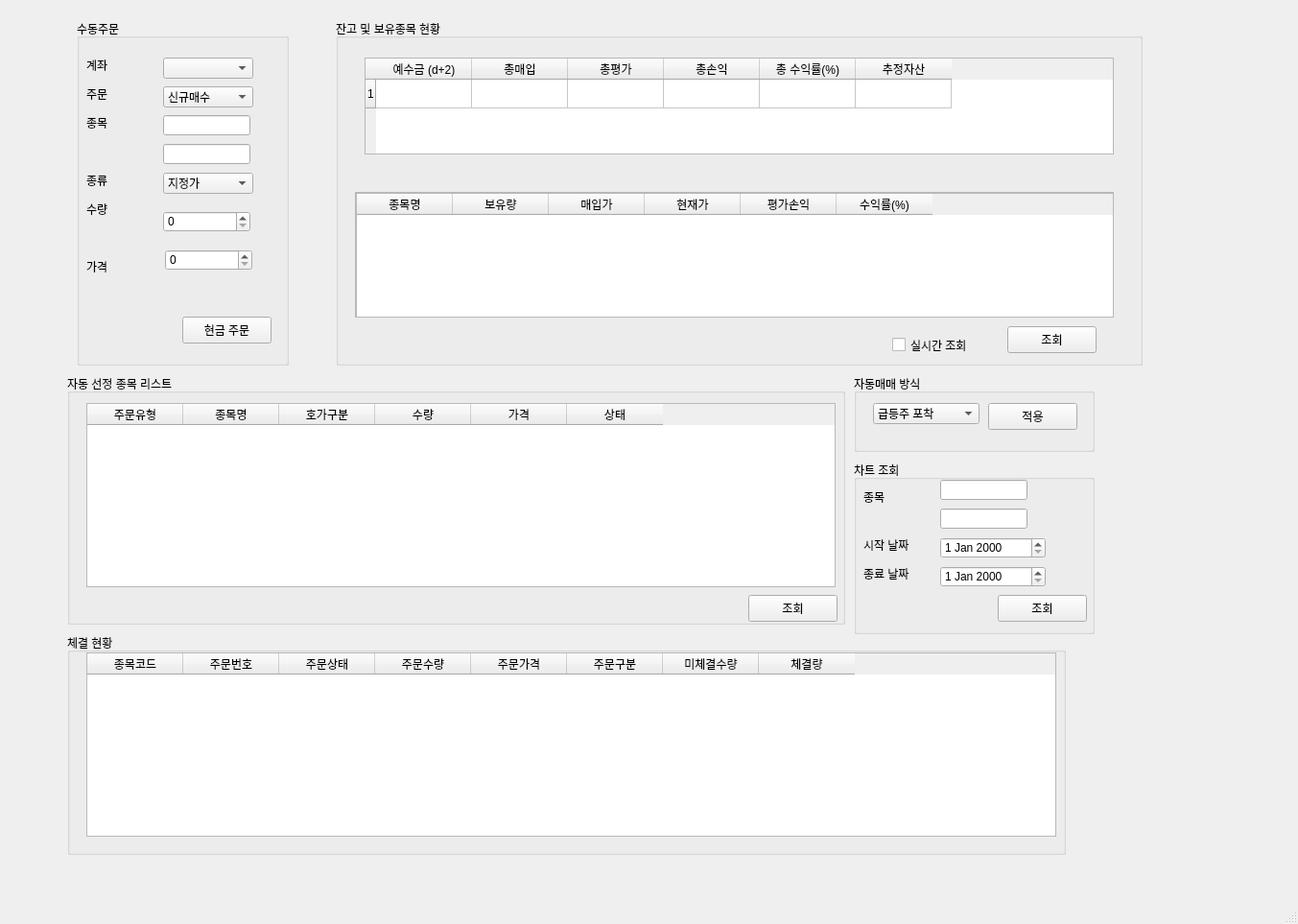
<?xml version="1.0" encoding="UTF-8"?>
<ui version="4.0">
 <class>MainWindow</class>
 <widget class="QMainWindow" name="MainWindow">
  <property name="geometry">
   <rect>
    <x>0</x>
    <y>0</y>
    <width>1353</width>
    <height>963</height>
   </rect>
  </property>
  <property name="windowTitle">
   <string>Trader</string>
  </property>
  <widget class="QWidget" name="centralwidget">
   <widget class="QGroupBox" name="groupBox">
    <property name="geometry">
     <rect>
      <x>80</x>
      <y>20</y>
      <width>221</width>
      <height>361</height>
     </rect>
    </property>
    <property name="title">
     <string>수동주문</string>
    </property>
    <widget class="QLabel" name="label">
     <property name="geometry">
      <rect>
       <x>10</x>
       <y>40</y>
       <width>64</width>
       <height>15</height>
      </rect>
     </property>
     <property name="text">
      <string>계좌</string>
     </property>
    </widget>
    <widget class="QLabel" name="label_2">
     <property name="geometry">
      <rect>
       <x>10</x>
       <y>70</y>
       <width>64</width>
       <height>15</height>
      </rect>
     </property>
     <property name="text">
      <string>주문</string>
     </property>
    </widget>
    <widget class="QLabel" name="label_3">
     <property name="geometry">
      <rect>
       <x>10</x>
       <y>100</y>
       <width>64</width>
       <height>15</height>
      </rect>
     </property>
     <property name="text">
      <string>종목</string>
     </property>
    </widget>
    <widget class="QLabel" name="label_4">
     <property name="geometry">
      <rect>
       <x>10</x>
       <y>160</y>
       <width>64</width>
       <height>15</height>
      </rect>
     </property>
     <property name="text">
      <string>종류</string>
     </property>
    </widget>
    <widget class="QLabel" name="label_5">
     <property name="geometry">
      <rect>
       <x>10</x>
       <y>190</y>
       <width>64</width>
       <height>15</height>
      </rect>
     </property>
     <property name="text">
      <string>수량</string>
     </property>
    </widget>
    <widget class="QLabel" name="label_6">
     <property name="geometry">
      <rect>
       <x>10</x>
       <y>250</y>
       <width>64</width>
       <height>15</height>
      </rect>
     </property>
     <property name="text">
      <string>가격</string>
     </property>
    </widget>
    <widget class="QComboBox" name="comboBox">
     <property name="geometry">
      <rect>
       <x>90</x>
       <y>40</y>
       <width>94</width>
       <height>22</height>
      </rect>
     </property>
    </widget>
    <widget class="QComboBox" name="comboBox_2">
     <property name="geometry">
      <rect>
       <x>90</x>
       <y>70</y>
       <width>94</width>
       <height>22</height>
      </rect>
     </property>
     <item>
      <property name="text">
       <string>신규매수</string>
      </property>
     </item>
     <item>
      <property name="text">
       <string>신규매도</string>
      </property>
     </item>
     <item>
      <property name="text">
       <string>매수취소</string>
      </property>
     </item>
     <item>
      <property name="text">
       <string>매도취소</string>
      </property>
     </item>
    </widget>
    <widget class="QComboBox" name="comboBox_3">
     <property name="geometry">
      <rect>
       <x>90</x>
       <y>160</y>
       <width>94</width>
       <height>22</height>
      </rect>
     </property>
     <item>
      <property name="text">
       <string>지정가</string>
      </property>
     </item>
     <item>
      <property name="text">
       <string>시장가</string>
      </property>
     </item>
    </widget>
    <widget class="QLineEdit" name="lineEdit">
     <property name="geometry">
      <rect>
       <x>90</x>
       <y>100</y>
       <width>91</width>
       <height>21</height>
      </rect>
     </property>
    </widget>
    <widget class="QLineEdit" name="lineEdit_2">
     <property name="geometry">
      <rect>
       <x>90</x>
       <y>130</y>
       <width>91</width>
       <height>21</height>
      </rect>
     </property>
    </widget>
    <widget class="QSpinBox" name="spinBox">
     <property name="geometry">
      <rect>
       <x>90</x>
       <y>200</y>
       <width>91</width>
       <height>22</height>
      </rect>
     </property>
     <property name="maximum">
      <number>100</number>
     </property>
    </widget>
    <widget class="QSpinBox" name="spinBox_2">
     <property name="geometry">
      <rect>
       <x>92</x>
       <y>240</y>
       <width>91</width>
       <height>22</height>
      </rect>
     </property>
     <property name="maximum">
      <number>100000</number>
     </property>
    </widget>
    <widget class="QPushButton" name="pushButton">
     <property name="geometry">
      <rect>
       <x>110</x>
       <y>310</y>
       <width>93</width>
       <height>28</height>
      </rect>
     </property>
     <property name="text">
      <string>현금 주문</string>
     </property>
    </widget>
   </widget>
   <widget class="QGroupBox" name="groupBox_2">
    <property name="geometry">
     <rect>
      <x>350</x>
      <y>20</y>
      <width>841</width>
      <height>361</height>
     </rect>
    </property>
    <property name="title">
     <string>잔고 및 보유종목 현황</string>
    </property>
    <widget class="QTableWidget" name="tableWidget">
     <property name="geometry">
      <rect>
       <x>30</x>
       <y>40</y>
       <width>781</width>
       <height>101</height>
      </rect>
     </property>
     <property name="rowCount">
      <number>1</number>
     </property>
     <row/>
     <column>
      <property name="text">
       <string>예수금 (d+2)</string>
      </property>
     </column>
     <column>
      <property name="text">
       <string>총매입</string>
      </property>
     </column>
     <column>
      <property name="text">
       <string>총평가</string>
      </property>
     </column>
     <column>
      <property name="text">
       <string>총손익</string>
      </property>
     </column>
     <column>
      <property name="text">
       <string>총 수익률(%)</string>
      </property>
     </column>
     <column>
      <property name="text">
       <string>추정자산</string>
      </property>
     </column>
    </widget>
    <widget class="QCheckBox" name="checkBox">
     <property name="geometry">
      <rect>
       <x>580</x>
       <y>330</y>
       <width>111</width>
       <height>19</height>
      </rect>
     </property>
     <property name="text">
      <string>실시간 조회</string>
     </property>
    </widget>
    <widget class="QPushButton" name="pushButton_2">
     <property name="geometry">
      <rect>
       <x>700</x>
       <y>320</y>
       <width>93</width>
       <height>28</height>
      </rect>
     </property>
     <property name="text">
      <string>조회</string>
     </property>
    </widget>
    <widget class="QScrollArea" name="scrollArea">
     <property name="geometry">
      <rect>
       <x>20</x>
       <y>180</y>
       <width>791</width>
       <height>131</height>
      </rect>
     </property>
     <property name="widgetResizable">
      <bool>true</bool>
     </property>
     <widget class="QWidget" name="scrollAreaWidgetContents">
      <property name="geometry">
       <rect>
        <x>0</x>
        <y>0</y>
        <width>789</width>
        <height>129</height>
       </rect>
      </property>
      <widget class="QTableWidget" name="tableWidget_2">
       <property name="geometry">
        <rect>
         <x>0</x>
         <y>0</y>
         <width>791</width>
         <height>141</height>
        </rect>
       </property>
       <property name="layoutDirection">
        <enum>Qt::LeftToRight</enum>
       </property>
       <column>
        <property name="text">
         <string>종목명</string>
        </property>
       </column>
       <column>
        <property name="text">
         <string>보유량</string>
        </property>
       </column>
       <column>
        <property name="text">
         <string>매입가</string>
        </property>
       </column>
       <column>
        <property name="text">
         <string>현재가</string>
        </property>
       </column>
       <column>
        <property name="text">
         <string>평가손익</string>
        </property>
       </column>
       <column>
        <property name="text">
         <string>수익률(%)</string>
        </property>
       </column>
      </widget>
     </widget>
    </widget>
   </widget>
   <widget class="QGroupBox" name="groupBox_3">
    <property name="geometry">
     <rect>
      <x>70</x>
      <y>390</y>
      <width>811</width>
      <height>261</height>
     </rect>
    </property>
    <property name="title">
     <string>자동 선정 종목 리스트</string>
    </property>
    <widget class="QTableWidget" name="tableWidget_3">
     <property name="geometry">
      <rect>
       <x>20</x>
       <y>30</y>
       <width>781</width>
       <height>192</height>
      </rect>
     </property>
     <column>
      <property name="text">
       <string>주문유형</string>
      </property>
     </column>
     <column>
      <property name="text">
       <string>종목명</string>
      </property>
     </column>
     <column>
      <property name="text">
       <string>호가구분</string>
      </property>
     </column>
     <column>
      <property name="text">
       <string>수량</string>
      </property>
     </column>
     <column>
      <property name="text">
       <string>가격</string>
      </property>
     </column>
     <column>
      <property name="text">
       <string>상태</string>
      </property>
     </column>
    </widget>
    <widget class="QPushButton" name="pushButton_6">
     <property name="geometry">
      <rect>
       <x>710</x>
       <y>230</y>
       <width>93</width>
       <height>28</height>
      </rect>
     </property>
     <property name="text">
      <string>조회</string>
     </property>
    </widget>
   </widget>
   <widget class="QGroupBox" name="groupBox_4">
    <property name="geometry">
     <rect>
      <x>70</x>
      <y>660</y>
      <width>1041</width>
      <height>231</height>
     </rect>
    </property>
    <property name="title">
     <string>체결 현황</string>
    </property>
    <widget class="QTableWidget" name="tableWidget_4">
     <property name="geometry">
      <rect>
       <x>20</x>
       <y>20</y>
       <width>1011</width>
       <height>192</height>
      </rect>
     </property>
     <column>
      <property name="text">
       <string>종목코드</string>
      </property>
     </column>
     <column>
      <property name="text">
       <string>주문번호</string>
      </property>
     </column>
     <column>
      <property name="text">
       <string>주문상태</string>
      </property>
     </column>
     <column>
      <property name="text">
       <string>주문수량</string>
      </property>
     </column>
     <column>
      <property name="text">
       <string>주문가격</string>
      </property>
     </column>
     <column>
      <property name="text">
       <string>주문구분</string>
      </property>
     </column>
     <column>
      <property name="text">
       <string>미체결수량</string>
      </property>
     </column>
     <column>
      <property name="text">
       <string>체결량</string>
      </property>
     </column>
    </widget>
   </widget>
   <widget class="QGroupBox" name="groupBox_5">
    <property name="geometry">
     <rect>
      <x>890</x>
      <y>390</y>
      <width>251</width>
      <height>81</height>
     </rect>
    </property>
    <property name="title">
     <string>자동매매 방식</string>
    </property>
    <widget class="QComboBox" name="comboBox_4">
     <property name="geometry">
      <rect>
       <x>20</x>
       <y>30</y>
       <width>111</width>
       <height>22</height>
      </rect>
     </property>
     <item>
      <property name="text">
       <string>급등주 포착</string>
      </property>
     </item>
    </widget>
    <widget class="QPushButton" name="pushButton_3">
     <property name="geometry">
      <rect>
       <x>140</x>
       <y>30</y>
       <width>93</width>
       <height>28</height>
      </rect>
     </property>
     <property name="text">
      <string>적용</string>
     </property>
    </widget>
   </widget>
   <widget class="QGroupBox" name="groupBox_6">
    <property name="geometry">
     <rect>
      <x>890</x>
      <y>480</y>
      <width>251</width>
      <height>181</height>
     </rect>
    </property>
    <property name="title">
     <string>차트 조회</string>
    </property>
    <widget class="QDateEdit" name="dateEdit">
     <property name="geometry">
      <rect>
       <x>90</x>
       <y>80</y>
       <width>110</width>
       <height>22</height>
      </rect>
     </property>
    </widget>
    <widget class="QDateEdit" name="dateEdit_2">
     <property name="geometry">
      <rect>
       <x>90</x>
       <y>110</y>
       <width>110</width>
       <height>22</height>
      </rect>
     </property>
    </widget>
    <widget class="QLabel" name="label_7">
     <property name="geometry">
      <rect>
       <x>10</x>
       <y>80</y>
       <width>64</width>
       <height>15</height>
      </rect>
     </property>
     <property name="text">
      <string>시작 날짜</string>
     </property>
    </widget>
    <widget class="QLabel" name="label_8">
     <property name="geometry">
      <rect>
       <x>10</x>
       <y>110</y>
       <width>64</width>
       <height>15</height>
      </rect>
     </property>
     <property name="text">
      <string>종료 날짜</string>
     </property>
    </widget>
    <widget class="QLabel" name="label_9">
     <property name="geometry">
      <rect>
       <x>10</x>
       <y>30</y>
       <width>64</width>
       <height>15</height>
      </rect>
     </property>
     <property name="text">
      <string>종목</string>
     </property>
    </widget>
    <widget class="QLineEdit" name="lineEdit_3">
     <property name="geometry">
      <rect>
       <x>90</x>
       <y>20</y>
       <width>91</width>
       <height>21</height>
      </rect>
     </property>
    </widget>
    <widget class="QLineEdit" name="lineEdit_4">
     <property name="geometry">
      <rect>
       <x>90</x>
       <y>50</y>
       <width>91</width>
       <height>21</height>
      </rect>
     </property>
    </widget>
    <widget class="QPushButton" name="pushButton_4">
     <property name="geometry">
      <rect>
       <x>150</x>
       <y>140</y>
       <width>93</width>
       <height>28</height>
      </rect>
     </property>
     <property name="text">
      <string>조회</string>
     </property>
    </widget>
   </widget>
  </widget>
  <widget class="QMenuBar" name="menubar">
   <property name="geometry">
    <rect>
     <x>0</x>
     <y>0</y>
     <width>1353</width>
     <height>26</height>
    </rect>
   </property>
  </widget>
  <widget class="QStatusBar" name="statusbar"/>
 </widget>
 <resources/>
 <connections/>
</ui>
